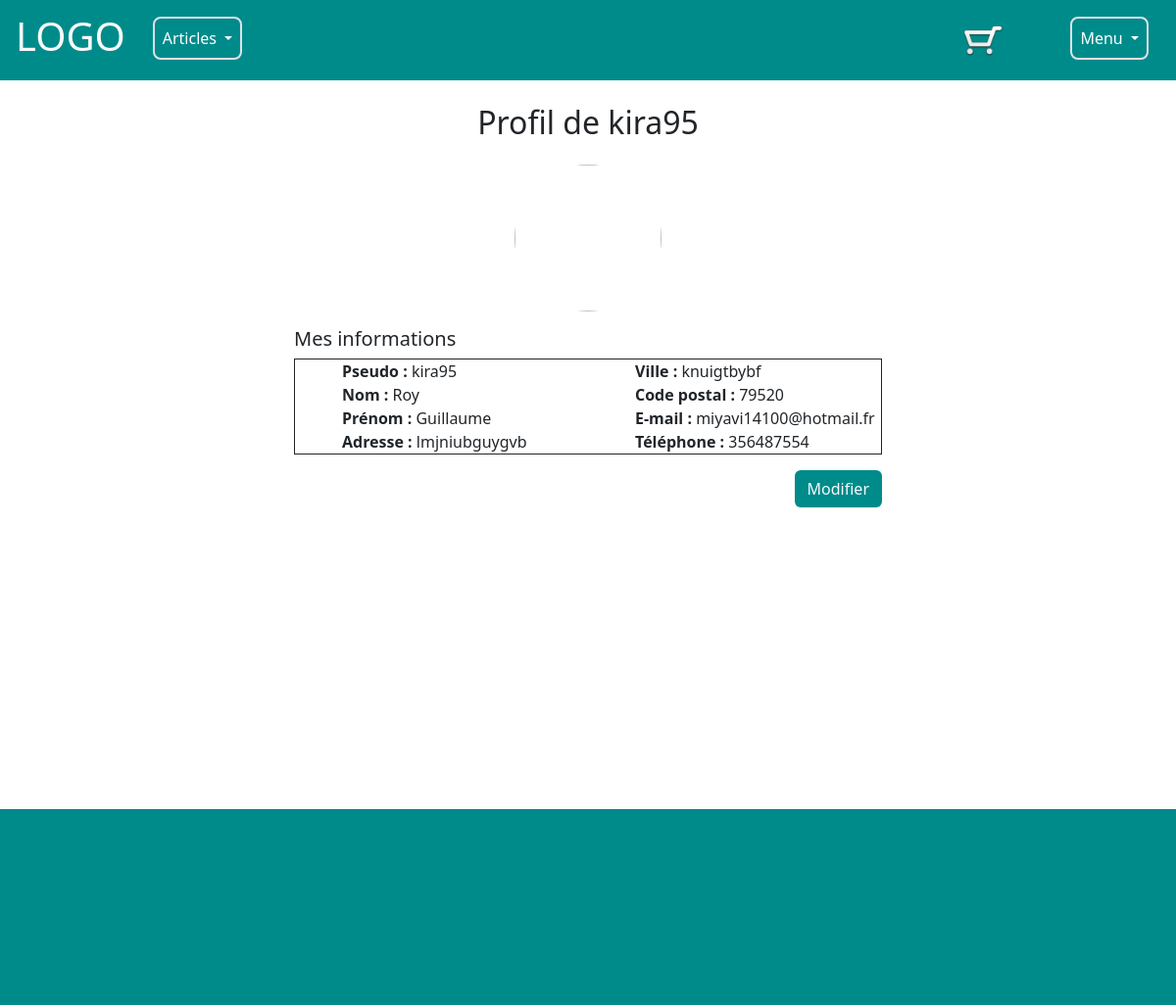
The app's page /monCompte.php (signed in) with its own data.
### tables this page shows
CREATE TABLE IF NOT EXISTS `client` (
  `id_client` int NOT NULL AUTO_INCREMENT,
  `pseudo` varchar(10) DEFAULT NULL,
  `nom` varchar(20) NOT NULL,
  `prenom` varchar(20) NOT NULL,
  `civilite` enum('homme','femme') NOT NULL,
  `adresse` text NOT NULL,
  `ville` varchar(20) NOT NULL,
  `cp` int NOT NULL,
  `telephone` int NOT NULL,
  `photo` text,
  `email` varchar(50) NOT NULL,
  `mdp` varchar(60) NOT NULL,
  `statut` int NOT NULL DEFAULT '0',
  `date_enregistrement` datetime NOT NULL,
  PRIMARY KEY (`id_client`)
);

### monCompte.php (the view, shortened to what this page needs)
<?php
require_once 'inc/bdd.php';
$result = $myDb->query("SELECT * FROM client WHERE id_client = " . $_SESSION['client']['id_client']);
$membreConnecte = $result->fetch(PDO::FETCH_ASSOC);
require_once 'composants/header.php';
?>
<h2 class="text-center mt-4">Profil de <?php echo $membreConnecte['pseudo'] ?> </h2>
<section class="compte">
    <div class="d-flex justify-content-center mt-4">
        <img class="mypicture" src="<?php echo $membreConnecte['photo'] ?>">
    </div>
    <h3 class="fs-5 col-md-6 mx-auto mt-3">Mes informations</h3>
    <div class=" d-flex w-50 justify-content-space-between  mx-auto mt-1  border border-1 border-dark">
        <div class=" d-flex w-50 justify-content-start mx-auto  flex-column">
            <span class="ms-5"><strong>Pseudo :</strong> <?php echo $membreConnecte['pseudo'] ?></span>
            <span class="ms-5"><strong>Nom :</strong> <?php echo $membreConnecte['nom'] ?></span>
            <span class="ms-5"><strong>Prénom :</strong> <?php echo $membreConnecte['prenom'] ?></span>
            <span class="ms-5"><strong>Adresse :</strong> <?php echo $membreConnecte['adresse'] ?></span>
        </div>
        <div class="d-flex w-50 justify-content-start flex-column">
            <span class="ms-5"><strong>Ville :</strong> <?php echo $membreConnecte['ville'] ?></span>
            <span class="ms-5"><strong>Code postal :</strong> <?php echo $membreConnecte['cp'] ?></span>
            <span class="ms-5"><strong>E-mail :</strong> <?php echo $membreConnecte['email'] ?></span>
            <span class="ms-5"><strong>Téléphone :</strong> <?php echo $membreConnecte['telephone'] ?></span>
        </div>
    </div>
    <div class=" col-md-6 mx-auto d-flex justify-content-end">
        <a class="gestion btn mt-3 text-light" data-bs-toggle="modal" data-bs-target="#exampleModal" href="monComte.php">Modifier</a>
    </div>
</section>
<?php
require_once 'composants/footer.php';
?>

### css/style.css (style rules this page uses)
* { margin: 0; padding: 0; }
.mypicture { width: 150px; height: 150px; background-position: center; background-size: cover; border-radius: 50%; }
a.gestion { background-color: darkcyan; }

### records on screen
client: pseudo "kira95", nom "Roy", prenom "Guillaume", adresse "lmjniubguygvb", ville "knuigtbybf", cp "79520", email "miyavi14100@hotmail.fr", telephone "356487554"
